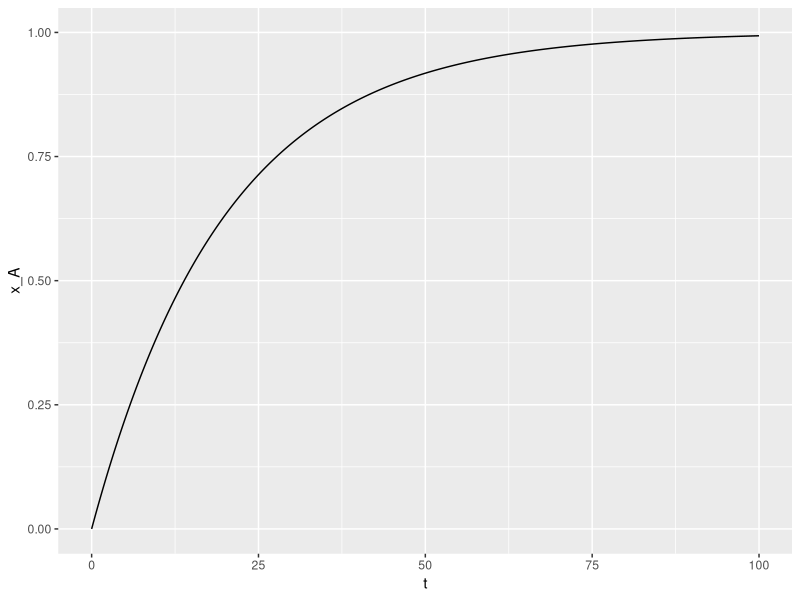
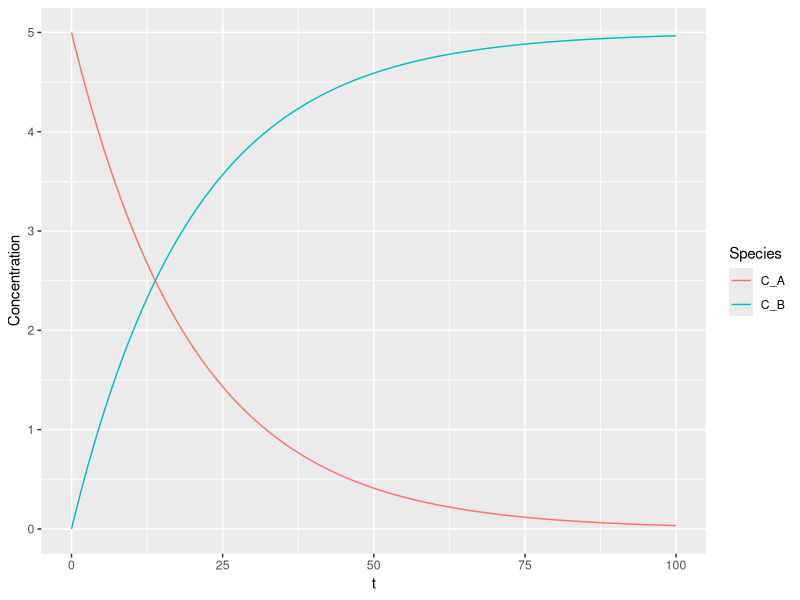
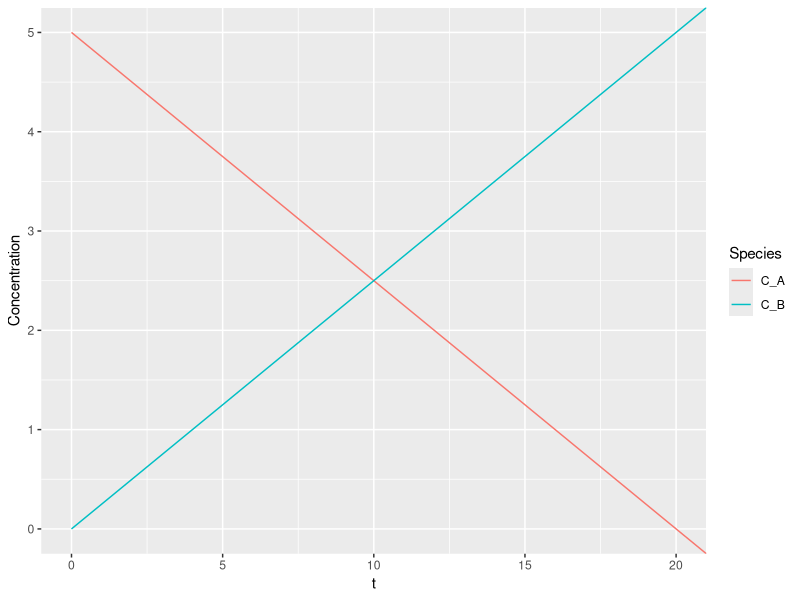
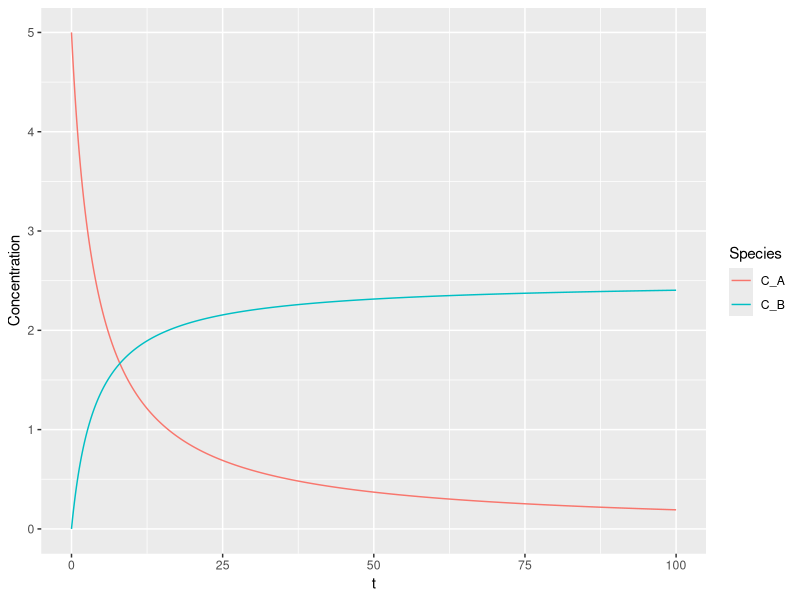
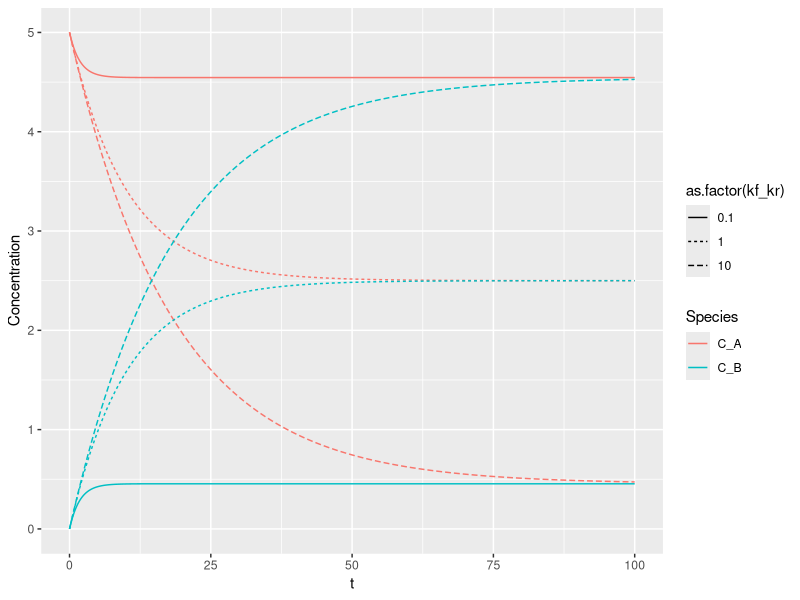
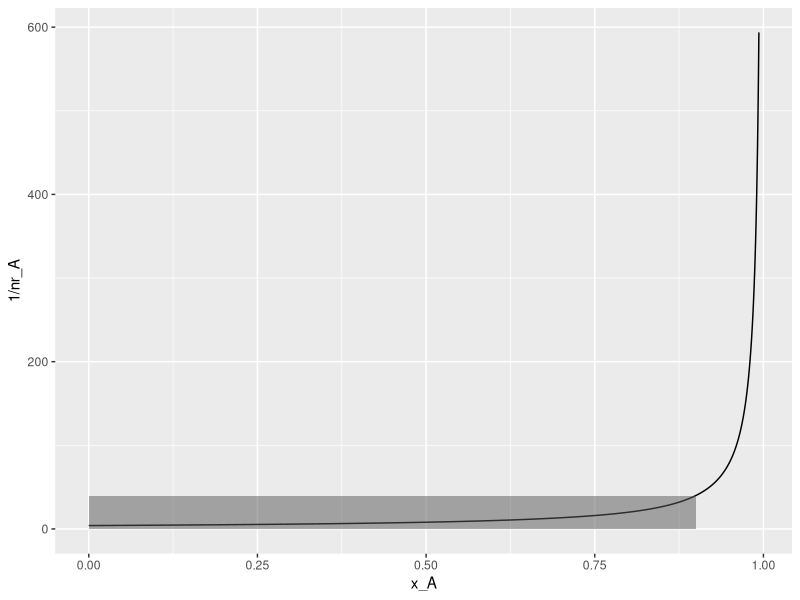
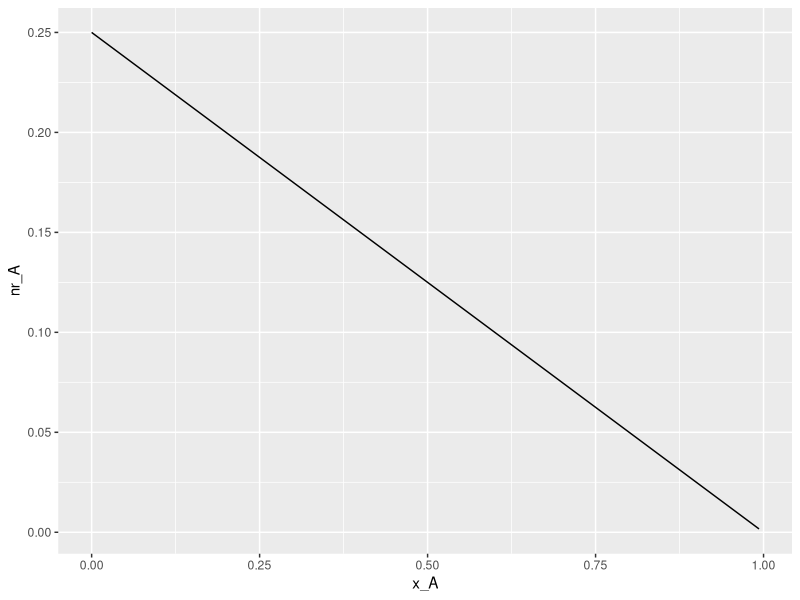
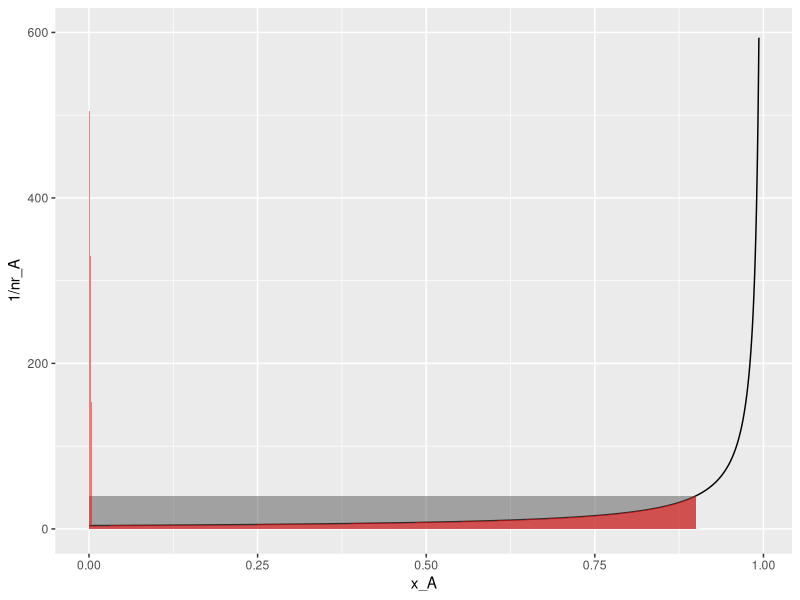

Generate these figures, in order, with R:
## ---- chunk 1
t <- -(log(1-0.7) - log(1))/0.05
## ---- chunk 2
k_1 <- 0.05
t <- seq(0, 100, 0.1)
x_A <- 1-exp(-k_1*t)
require(tidyverse)
require(magrittr)
data <- tibble(t, x_A)
ggplot(data = data, aes(x = t, y = x_A)) + geom_line() + coord_cartesian(ylim = c(0,1))
## ---- chunk 3
C_A0 <- 5 #M
C_A <- C_A0*(1-data$x_A)
C_B <- C_A0*data$x_A
data <- cbind(data, C_A, C_B)
# we could also use a "pipe" to send data as the first argument
# data %<>% cbind(C_A, C_B)
# We need to tidy this data up a bit
# Gather the Concentration values into a single column 
# and create a new key column Species

data %<>% gather(C_A, C_B, key = "Species", value = "Concentration")
ggplot(data = data, aes(x = t, y = Concentration, color = Species)) + geom_line()
## ---- chunk 4
x_A <- k_1*t
require(tidyverse)
require(magrittr)
data <- tibble(t, x_A)
C_A <- C_A0*(1-data$x_A)
C_B <- C_A0*data$x_A
data <- cbind(data, C_A, C_B)
data %<>% gather(C_A, C_B, key = "Species", value = "Concentration")
ggplot(data = data, aes(x = t, y = Concentration, color = Species)) + geom_line() + coord_cartesian(ylim = c(0,5), xlim = c(0,20))
## ---- chunk 5
x_A <- 1 - 1/(k_1*C_A0*t + 1)
require(tidyverse)
require(magrittr)
data <- tibble(t, x_A)
C_A <- C_A0*(1-data$x_A)
C_B <- C_A0*data$x_A/2
data <- cbind(data, C_A, C_B)
data %<>% gather(C_A, C_B, key = "Species", value = "Concentration")
ggplot(data = data, aes(x = t, y = Concentration, color = Species)) + geom_line() 
## ---- chunk 6
C_A0 <- 5 #M
k_f <- 0.05 #min
kf_kr <- c(10, 1, .1)
k_r <- k_f/kf_kr
require(tidyverse)
require(magrittr)
# now we are going to need to apply our C_A calculation 
# over each of the k_r values
# to do this we will make C_A a function 
C_A <- function(k_f, C_A0, k_r, t) {(k_f * C_A0 * exp(-(k_f + k_r) * t) + C_A0 * k_r)/(k_f + k_r)}
# and make a table of all combinations of times and k_r's
data <- crossing(k_r, t)
data %<>% add_column(k_f, C_A0, .before = TRUE)
# now apply this function over all values of k_r and t
data %<>% mutate(C_A = unlist(pmap(., C_A)))
data$C_B <- C_A0 - data$C_A
data %<>% gather(C_A, C_B, key = "Species", value = "Concentration")
data$kf_kr <- data$k_f/data$k_r
ggplot(data = data, aes(x = t, y = Concentration, color = Species, linetype = as.factor(kf_kr))) + geom_line() 
## ---- chunk 7
k_1 <- 0.05
C_A0 <- 5 #M
t <- seq(0, 100, 0.1)
x_A <- 1-exp(-k_1*t)
require(tidyverse)
require(magrittr)
data <- tibble(t, x_A)
data$nr_A <- k_1 * (C_A0) * (1-data$x_A)
ggplot(data = data, aes(x = x_A, y = 1/nr_A)) + geom_line() + 
  annotate(geom = "rect", xmin = 0, xmax = .9, ymin = 0, 
           ymax = 1/data$nr_A[min(which(round(data$x_A, 3) == 0.900))], 
           alpha = 0.5)
## ---- chunk 8
ggplot(data = data, aes(x = x_A, y = nr_A)) + geom_line() 
## ---- chunk 9
ggplot(data = data, aes(x = x_A, y = 1/nr_A)) + geom_line() + 
  annotate(geom = "rect", xmin = 0, xmax = .9, ymin = 0, 
           ymax = 1/data$nr_A[min(which(round(data$x_A, 3) == 0.900))], 
           alpha = 0.5) + 
  geom_area(mapping = aes(x = ifelse(x_A>=0 & x_A<= .90 , x_A, 0)), 
            fill = "red", alpha = 0.5) + ylim(c(0,600))

